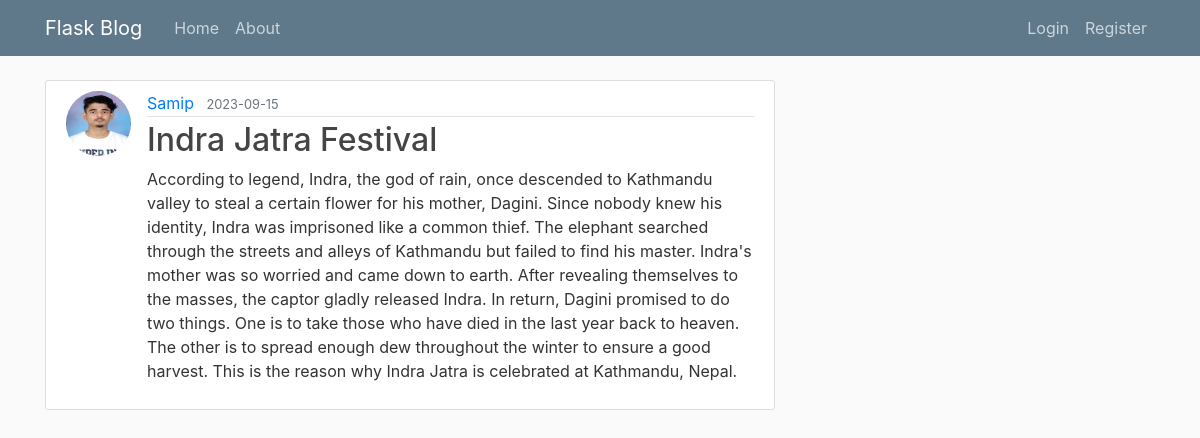
/post/1, run on the app's committed database.
### flaskblog/models.py (models this page shows, shortened)
class User(db.Model, UserMixin):
    id = db.Column(db.Integer, primary_key=True)
    username = db.Column(db.String(20), unique=True, nullable=False)
    email = db.Column(db.String(120), unique=True, nullable=False)
    image_file = db.Column(db.String(20), nullable=False, default='default.jpg')
    password = db.Column(db.String(60), nullable=False)
    posts = db.relationship('Post', backref='author', lazy=True)
    is_admin = db.Column(db.Boolean, default=False)

class Post(db.Model):
    id = db.Column(db.Integer, primary_key=True)
    title = db.Column(db.String(100), nullable=False)
    date_posted = db.Column(db.DateTime, nullable=False, default=datetime.utcnow)
    content = db.Column(db.Text, nullable=False)
    is_published = db.Column(db.Boolean, default=False)
    user_id = db.Column(db.Integer, db.ForeignKey('user.id'), nullable=False)

### flaskblog/routes.py (the view)
@app.route("/post/<int:post_id>")
def post(post_id):
    post = Post.query.get_or_404(post_id)
    return render_template('post.html', title=post.title, post=post)

### flaskblog/templates/post.html (shortened to what this page needs)
{% extends "layout.html" %}
{% block content %}
  <article class="media content-section">
    <img class="rounded-circle article-img" src="{{ url_for('static', filename='profile_pics/' + post.author.image_file) }}">
    <div class="media-body">
      <div class="article-metadata">
        <a class="mr-2" href="#">{{ post.author.username }}</a>
        <small class="text-muted">{{ post.date_posted.strftime('%Y-%m-%d') }}</small>
      </div>
      <h2 class="article-title">{{ post.title }}</h2>
      <p class="article-content">{{ post.content }}</p>
    </div>
  </article>
{% endblock content %}

### flaskblog/static/main.css (style rules this page uses)
body { background: #fafafa; color: #333333; margin-top: 5rem; }
h1, h2, h3, h4, h5, h6 { color: #444444; }
.content-section { background: #ffffff; padding: 10px 20px; border: 1px solid #dddddd; border-radius: 3px; margin-bottom: 20px; }
.article-title { color: #444444; }
.article-content { white-space: pre-line; }
.article-img { height: 65px; width: 65px; margin-right: 16px; }
.article-metadata { padding-bottom: 1px; margin-bottom: 4px; border-bottom: 1px solid #e3e3e3 }

### data on the page
User: image_file (picture), author.username "Samip"
Post: date_posted "2023-09-15", title "Indra Jatra Festival", content "According to legend, Indra, the god of rain, once descended to Kathmandu valley to steal a certain flower for his mother, Dagini. Since nobody knew his identity, Indra was imprisoned like a common thief. The elephant searched through the streets and alleys of Kathmandu but failed to find his master. Indra's mother was so worried and came down to earth. After revealing themselves to the masses, the captor gladly released Indra. In return, Dagini promised to do two things. One is to take those who have died in the last year back to heaven. The other is to spread enough dew throughout the winter to ensure a good harvest. This is the reason why Indra Jatra is celebrated at Kathmandu, Nepal."
